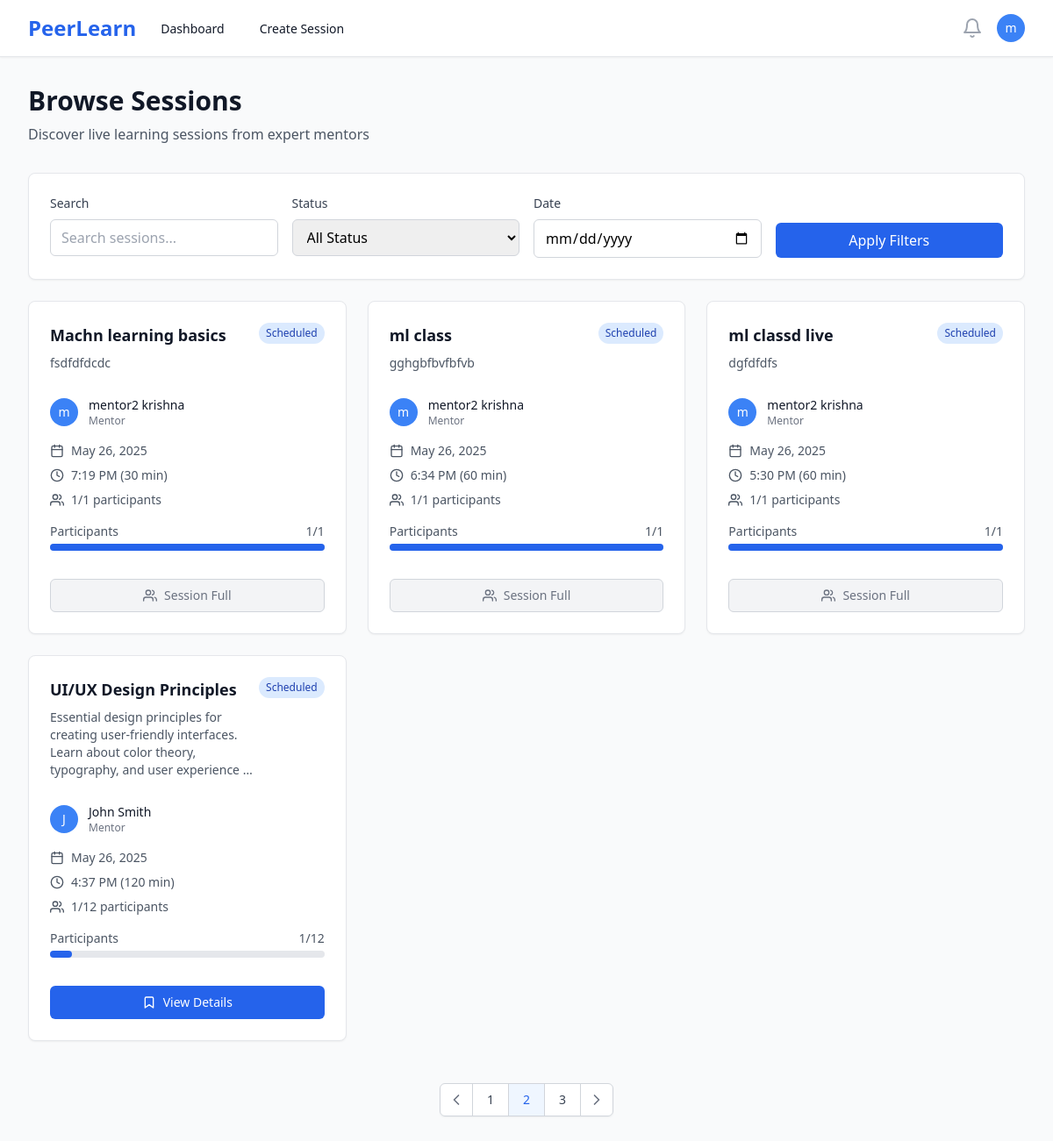
/sessions/ (signed in), run on the app's committed database.
### users/models.py (models this page shows, shortened)
class User(AbstractUser):
    ROLE_CHOICES = [
        ('mentor', 'Mentor'),
        ('learner', 'Learner'),
    ]
    id = models.UUIDField(primary_key=True, default=uuid.uuid4, editable=False)
    role = models.CharField(max_length=10, choices=ROLE_CHOICES, default='learner')
    bio = models.TextField(blank=True, null=True)
    skills = models.CharField(max_length=500, blank=True, help_text="Comma-separated skills for recommendation matching")
    interests = models.CharField(max_length=500, blank=True, help_text="Learning interests for AI recommendations")
    domain = models.CharField(max_length=100, blank=True, help_text="Learning domain/field")
    expertise = models.CharField(max_length=100, blank=True, help_text="Primary domain/area of expertise")
    career_goals = models.TextField(blank=True, help_text="Career aspirations for AI guidance")
    profile_image = models.ImageField(upload_to='profiles/', blank=True, null=True)
    created_at = models.DateTimeField(auto_now_add=True)
    updated_at = models.DateTimeField(auto_now=True)
    @property
    def is_mentor(self):
        return self.role == 'mentor'

### sessions/models.py (models this page shows, shortened)
class Session(models.Model):
    STATUS_CHOICES = [
        ('draft', 'Draft'),
        ('scheduled', 'Scheduled'),
        ('live', 'Live'),
        ('completed', 'Completed'),
        ('cancelled', 'Cancelled'),
    ]
    CATEGORY_CHOICES = [
        ('programming', 'Programming & Development'),
        ('data-science', 'Data Science & Analytics'),
        ('web-development', 'Web Development'),
        ('mobile-development', 'Mobile Development'),
        ('ai-ml', 'AI & Machine Learning'),
        ('design', 'UI/UX Design'),
        ('business', 'Business & Marketing'),
        ('language', 'Language Learning'),
        ('music', 'Music & Arts'),
        ('fitness', 'Health & Fitness'),
        ('other', 'Other'),
    ]
    id = models.UUIDField(primary_key=True, default=uuid.uuid4, editable=False)
    mentor = models.ForeignKey(User, on_delete=models.CASCADE, related_name='mentor_sessions')
    title = models.CharField(max_length=200)
    description = models.TextField()
    thumbnail = models.ImageField(upload_to='session_thumbnails/', blank=True, null=True, help_text="Session cover image")
    category = models.CharField(max_length=50, choices=CATEGORY_CHOICES, blank=True, help_text="Session category for recommendations")
    skills = models.TextField(blank=True, help_text="Comma-separated skills for ML matching")
    price = models.DecimalField(max_digits=8, decimal_places=2, null=True, blank=True, help_text="Price in INR, null for free sessions")
    schedule = models.DateTimeField()
    duration = models.IntegerField(help_text="Duration in minutes")
    max_participants = models.IntegerField(default=10)
    status = models.CharField(max_length=20, choices=STATUS_CHOICES, default='draft')
    created_at = models.DateTimeField(auto_now_add=True)
    updated_at = models.DateTimeField(auto_now=True)
    class Meta:
        ordering = ['-schedule']
    @property
    def current_participants(self):
        return self.bookings.filter(status='confirmed').count()
    @property
    def is_full(self):
        return self.current_participants >= self.max_participants

### sessions/views.py (the view)
# urls.py: path('', views.session_list, name='session_list'),
@login_required
def session_list(request):
    sessions = Session.objects.filter(
        status='scheduled',
        schedule__gt=timezone.now()
    ).select_related('mentor')
    return render(request, 'sessions/list.html', {'sessions': sessions})

### templates/sessions/list.html (shortened to what this page needs)
{% extends 'base.html' %}
{% block content %}
<div class="max-w-7xl mx-auto px-4 sm:px-6 lg:px-8 py-8">
    <div class="mb-8">
        <h1 class="text-3xl font-bold text-gray-900">Browse Sessions</h1>
        <p class="mt-2 text-gray-600">Discover live learning sessions from expert mentors</p>
    </div>
    <div class="bg-white rounded-lg shadow-sm border border-gray-200 p-6 mb-6">
        <div class="grid grid-cols-1 md:grid-cols-4 gap-4">
            <div>
                <label class="block text-sm font-medium text-gray-700 mb-2">Search</label>
                <input type="text"
                       placeholder="Search sessions..."
                       class="w-full px-3 py-2 border border-gray-300 rounded-md focus:ring-blue-500 focus:border-blue-500">
            </div>
            <div>
                <label class="block text-sm font-medium text-gray-700 mb-2">Status</label>
                <select class="w-full px-3 py-2 border border-gray-300 rounded-md focus:ring-blue-500 focus:border-blue-500">
                    <option value="">All Status</option>
                </select>
            </div>
            <div>
                <label class="block text-sm font-medium text-gray-700 mb-2">Date</label>
                <input type="date"
                       class="w-full px-3 py-2 border border-gray-300 rounded-md focus:ring-blue-500 focus:border-blue-500">
            </div>
            <div class="flex items-end">
                <button class="w-full px-4 py-2 bg-blue-600 text-white rounded-md hover:bg-blue-700 focus:outline-none focus:ring-2 focus:ring-offset-2 focus:ring-blue-500">
                    Apply Filters
                </button>
            </div>
        </div>
    </div>
    {% if sessions %}
    <div class="grid grid-cols-1 md:grid-cols-2 lg:grid-cols-3 gap-6">
        {% for session in sessions %}
        <div class="bg-white rounded-lg shadow-sm border border-gray-200 hover:shadow-md transition-shadow">
            <div class="p-6">
                <div class="flex items-start justify-between mb-4">
                    <div class="flex-1">
                        <h3 class="text-lg font-semibold text-gray-900 mb-2">
                            <a href="{% url 'session_detail' session.id %}" class="hover:text-blue-600">
                                {{ session.title }}
                            </a>
                        </h3>
                        <p class="text-sm text-gray-600 mb-3">{{ session.description|truncatewords:15 }}</p>
                    </div>
                    <span class="px-2 py-1 text-xs font-medium rounded-full flex-shrink-0
                                {% if session.status == 'scheduled' %}bg-blue-100 text-blue-800
                                {% elif session.status == 'live' %}bg-green-100 text-green-800
                                {% elif session.status == 'completed' %}bg-gray-100 text-gray-800
                                {% elif session.status == 'cancelled' %}bg-red-100 text-red-800
                                {% else %}bg-yellow-100 text-yellow-800{% endif %}">
                        {{ session.status|title }}
                    </span>
                </div>
                <div class="flex items-center mb-4">
                    {% if session.mentor.profile_image %}
                        <img class="h-8 w-8 rounded-full" src="{{ session.mentor.profile_image.url }}" alt="">
                    {% else %}
                        <div class="h-8 w-8 rounded-full bg-blue-500 flex items-center justify-center">
                            <span class="text-white text-sm font-medium">{{ session.mentor.first_name|first|default:session.mentor.username|first }}</span>
                        </div>
                    {% endif %}
                    <div class="ml-3">
                        <p class="text-sm font-medium text-gray-900">{{ session.mentor.get_full_name|default:session.mentor.username }}</p>
                        <p class="text-xs text-gray-500">Mentor</p>
                    </div>
                </div>
                <div class="space-y-2 text-sm text-gray-600 mb-4">
                    <div class="flex items-center">
                        <i data-feather="calendar" class="h-4 w-4 mr-2"></i>
                        {{ session.schedule|date:"M j, Y" }}
                    </div>
                    <div class="flex items-center">
                        <i data-feather="clock" class="h-4 w-4 mr-2"></i>
                        {{ session.schedule|time:"g:i A" }} ({{ session.duration }} min)
                    </div>
                    <div class="flex items-center">
                        <i data-feather="users" class="h-4 w-4 mr-2"></i>
                        {{ session.current_participants }}/{{ session.max_participants }} participants
                    </div>
                </div>
                <div class="mb-4">
                    <div class="flex justify-between text-sm text-gray-600 mb-1">
                        <span>Participants</span>
                        <span>{{ session.current_participants }}/{{ session.max_participants }}</span>
                    </div>
                    <div class="w-full bg-gray-200 rounded-full h-2">
                        <div class="bg-blue-600 h-2 rounded-full"
                             style="width: {% widthratio session.current_participants session.max_participants 100 %}%"></div>
                    </div>
                </div>
                <div class="pt-4">
                    {% if user.is_authenticated %}
                        {% if session.status == 'live' %}
                            <a href="{% url 'session_detail' session.id %}"
                               class="w-full inline-flex items-center justify-center px-4 py-2 border border-transparent text-sm font-medium rounded-md text-white bg-green-600 hover:bg-green-700">
                                <i data-feather="video" class="h-4 w-4 mr-2"></i>
                                Join Live Session
                            </a>
                        {% elif session.status == 'scheduled' %}
                            {% if session.is_full %}
                                <button disabled
                                        class="w-full inline-flex items-center justify-center px-4 py-2 border border-gray-300 text-sm font-medium rounded-md text-gray-500 bg-gray-100 cursor-not-allowed">
                                    <i data-feather="users" class="h-4 w-4 mr-2"></i>
                                    Session Full
                                </button>
                            {% else %}
                                <a href="{% url 'session_detail' session.id %}"
                                   class="w-full inline-flex items-center justify-center px-4 py-2 border border-transparent text-sm font-medium rounded-md text-white bg-blue-600 hover:bg-blue-700">
                                    <i data-feather="bookmark" class="h-4 w-4 mr-2"></i>
                                    View Details
                                </a>
                            {% endif %}
                        {% else %}
                            <a href="{% url 'session_detail' session.id %}"
                               class="w-full inline-flex items-center justify-center px-4 py-2 border border-gray-300 text-sm font-medium rounded-md text-gray-700 bg-white hover:bg-gray-50">
                                <i data-feather="eye" class="h-4 w-4 mr-2"></i>
                                View Details
                            </a>
                        {% endif %}
                    {% else %}
                        <a href="{% url 'login' %}"
                           class="w-full inline-flex items-center justify-center px-4 py-2 border border-transparent text-sm font-medium rounded-md text-white bg-blue-600 hover:bg-blue-700">
                            Login to Book
                        </a>
                    {% endif %}
                </div>
            </div>
        </div>
        {% endfor %}
    </div>
    <div class="mt-12 flex justify-center">
        <nav class="relative z-0 inline-flex rounded-md shadow-sm -space-x-px" aria-label="Pagination">
            <a href="#" class="relative inline-flex items-center px-2 py-2 rounded-l-md border border-gray-300 bg-white text-sm font-medium text-gray-500 hover:bg-gray-50">
                <i data-feather="chevron-left" class="h-5 w-5"></i>
            </a>
            <a href="#" class="relative inline-flex items-center px-4 py-2 border border-gray-300 bg-white text-sm font-medium text-gray-700 hover:bg-gray-50">
                1
            </a>
            <a href="#" class="relative inline-flex items-center px-4 py-2 border border-gray-300 bg-blue-50 text-sm font-medium text-blue-600">
                2
            </a>
            <a href="#" class="relative inline-flex items-center px-4 py-2 border border-gray-300 bg-white text-sm font-medium text-gray-700 hover:bg-gray-50">
                3
            </a>
            <a href="#" class="relative inline-flex items-center px-2 py-2 rounded-r-md border border-gray-300 bg-white text-sm font-medium text-gray-500 hover:bg-gray-50">
                <i data-feather="chevron-right" class="h-5 w-5"></i>
            </a>
        </nav>
    </div>
    {% endif %}
</div>
{% endblock %}

### templates/base.html (shortened to what this page needs)
<!DOCTYPE html>
<html lang="en" class="h-full bg-gray-50">
<head>
    <script src="https://cdn.tailwindcss.com"></script>
</head>
<body class="h-full">
    {% if user.is_authenticated %}
    <nav class="bg-white shadow-sm border-b border-gray-200" x-data="{ mobileMenuOpen: false }">
        <div class="max-w-7xl mx-auto px-4 sm:px-6 lg:px-8">
            <div class="flex justify-between h-16">
                <div class="flex">
                    <div class="flex-shrink-0 flex items-center">
                        <a href="{% url 'landing' %}" class="text-2xl font-bold text-blue-600">PeerLearn</a>
                    </div>
                    <div class="hidden sm:ml-6 sm:flex sm:space-x-8">
                        {% if user.is_mentor %}
                            <a href="{% url 'mentor_dashboard' %}" class="border-transparent text-gray-900 hover:text-blue-600 inline-flex items-center px-1 pt-1 border-b-2 text-sm font-medium">
                                Dashboard
                            </a>
                            <a href="{% url 'create_session' %}" class="border-transparent text-gray-900 hover:text-blue-600 inline-flex items-center px-1 pt-1 border-b-2 text-sm font-medium">
                                Create Session
                            </a>
                        {% endif %}
                    </div>
                </div>
                <div class="hidden sm:ml-6 sm:flex sm:items-center">
                    <button type="button" class="bg-white p-1 rounded-full text-gray-400 hover:text-gray-500 focus:outline-none focus:ring-2 focus:ring-offset-2 focus:ring-blue-500">
                        <i data-feather="bell" class="h-6 w-6"></i>
                    </button>
                    <div class="ml-3 relative" x-data="{ open: false }">
                        <div>
                            <button @click="open = !open" type="button" class="bg-white rounded-full flex text-sm focus:outline-none focus:ring-2 focus:ring-offset-2 focus:ring-blue-500" id="user-menu-button">
                                <div class="h-8 w-8 rounded-full bg-blue-500 flex items-center justify-center">
                                    <span class="text-white text-sm font-medium">{{ user.first_name|first|default:user.username|first }}</span>
                                </div>
                            </button>
                        </div>
                    </div>
                </div>
            </div>
        </div>
    </nav>
    {% endif %}
    <main class="{% if user.is_authenticated %}pt-0{% else %}pt-0{% endif %}">
        {% block content %}{% endblock %}
    </main>
</body>
</html>

### data on the page
User: first_name|first "m"
Session: title "Machn learning basics", description "fsdfdfdcdc", status "Scheduled", mentor.first_name|first "m", mentor.get_full_name "mentor2 krishna", schedule "May 26, 2025", schedule "7:19 PM", duration "30", current_participants "1", max_participants "1", shows "Session Full"
Session: title "ml class", description "gghgbfbvfbfvb", status "Scheduled", mentor.first_name|first "m", mentor.get_full_name "mentor2 krishna", schedule "May 26, 2025", schedule "6:34 PM", duration "60", current_participants "1", max_participants "1", shows "Session Full"
Session: title "ml classd live", description "dgfdfdfs", status "Scheduled", mentor.first_name|first "m", mentor.get_full_name "mentor2 krishna", schedule "May 26, 2025", schedule "5:30 PM", duration "60", current_participants "1", max_participants "1", shows "Session Full"
Session: title "UI/UX Design Principles", description "Essential design principles for creating user-friendly interfaces. Learn about color theory, typography, and user experience …", status "Scheduled", mentor.first_name|first "J", mentor.get_full_name "John Smith", schedule "May 26, 2025", schedule "4:37 PM", duration "120", current_participants "1", max_participants "12", shows "View Details"
